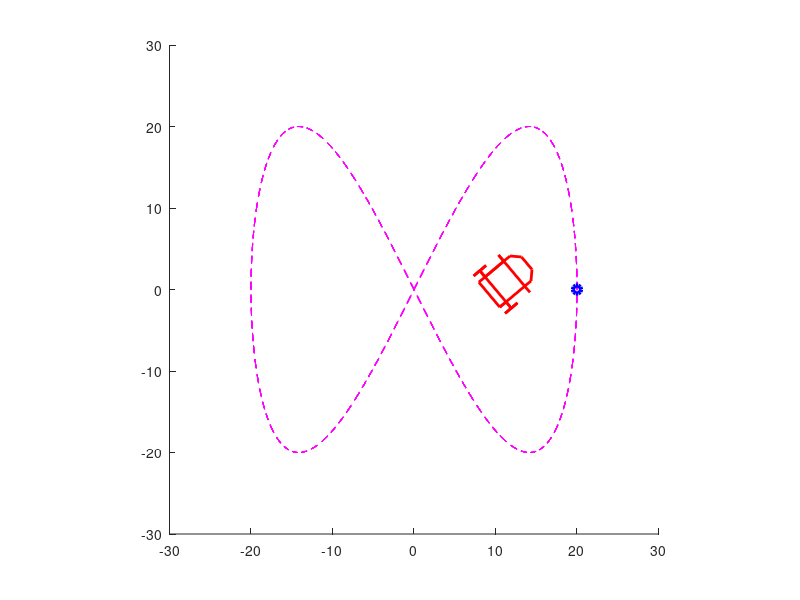

Source code (MATLAB): (Note: this script raises an error after producing the figure.)
function SlidingCart
    function draw_tank(x,color)
        M = [-1 4 5 5 4 -1 -1 -1 0 0 -1 1 0 0  -1 1 0 0 3 3 3;      % Body
            -2 -2 -1 1 2 2 -2 -2 -2 -3 -3 -3 -3 3 3 3 3 2 2 3 -3;
            ones(1,21)];
        Rav = [-1 1; 0 0; 1 1];     %Front wheel
        R = [cos(x(3)), -sin(x(3)), x(1); sin(x(3)), cos(x(3)), x(2); 0 0 1];
        M = R*M;
        plot(M(1,:),M(2,:),color,'LineWidth',2);
    end
    function xdot = f(x,u)
        %% Kinematic model
        xdot = [x(4)*cos(x(3));
            x(4)*sin(x(3));
            u(1);
            u(2)];
    end
    function u = ClassicalController(x,w,dw,ddw)
        %% Classical Controller
        A = [-x(4)*sin(x(3)) cos(x(3));
            x(4)*cos(x(3))   sin(x(3))];
        y = [x(1);x(2)];
        dy = [x(4)*cos(x(3));x(4)*sin(x(3))];
        ksi = 0.7;
        wn = 5;
        Kp = wn^2;
        Kd = 2*ksi*wn ;
        ddy = Kp*(w-y)+Kd*(dw-dy)+ddw;
        u = A\ddy;
    end

    function u = SlidingModeControl(x,w,dw)
        %% Sliding Mode Controller
        K = 100;
        A = [-x(4)*sin(x(3)) cos(x(3));
            x(4)*cos(x(3))   sin(x(3))];
        y = [x(1);x(2)];
        dy = [x(4)*cos(x(3));x(4)*sin(x(3))];
        ddy = K*sign((w-y)+(dw-dy));
        u = A\ddy;
    end
%initialisation;
x = [10;0;1;1];
dt = 0.01;
L = 20;
l1 = 1;
l2 = 2;

h = figure;
axis tight manual % this ensures that getframe() returns a consistent size
%filename = 'SlidingCarAnim_Classic.gif';
filename = 'SlidingCarAnim_SMC.gif';
ts = 0.1;
n = 1;

for t = 0:dt:10
    %% SIMULATION
    clf; axis([-30 30 -30 30]); axis square; hold on;
    s = 0:0.01:50;
    p = L*[cos(l1*s); sin(l2*s)];
    plot(p(1,:),p(2,:),'m--');
    
    w = L*[l1*cos(t); sin(l2*t)];
    dw = L*[-l1*sin(l1*t); l2*cos(l2*t)];
%     ddw = L*[-l1^2*cos(l1*t); -l2^2*sin(l2*t)];
% 
%     u = ClassicalController(x,w,dw,ddw);        % Classical Control

    u = SlidingModeControl(x,w,dw);              % Sliding Mode Control
    
    plot(w(1),w(2),'o blue','LineWidth',3)
    
    x = x + dt*f(x,u);
    draw_tank(x,'red')
    drawnow();
    if mod(t,ts) == 0
        %% Save images in GIF
        frame = getframe(h);
        im = frame2im(frame);
        [imind,cm] = rgb2ind(im,256);
        % Write to the GIF File
        if n == 1
            imwrite(imind,cm,filename,'gif', 'Loopcount',inf);
        else
            imwrite(imind,cm,filename,'gif','WriteMode','append');
        end
        n = n+1;
    end
end

end